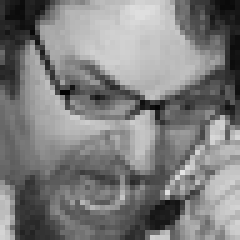
#> input picture COMP-472-main/COMP-472-main/dataset/Comp472OriginalDataSet/Test/Angry/PrivateTest_10131363.jpg, 48 x 48 px, found by its file name (shown 5 times larger); its folder holds 3 pictures in this run
$ python main.py
#> lines starting #> are read from the running program, lines starting #| are printed output that depends on the picture; pictures that were not available may be replaced by others from this repository, and a replacement may not be noted
### Downloads/COMP-472-main/COMP-472-main/process.py
import os
from PIL import Image

# Define the paths to your directories
# This should work on your local computer, just make sure to change the last part to your dataset name if you change it.
base_dir = os.path.join(os.path.dirname(__file__), 'dataset', 'Comp472OriginalDataSet')
categories = ["Angry", "Happy", "Engaged", "Neutral"]
sets = ["Train", "Test"]

# Define the desired format
# We keep it to 48x48 and grayscale since 1500 of the dataset images are originally in that format.
desired_size = (48, 48)
desired_mode = "L"  # 'L' mode is for grayscale

def check_and_reformat_image(image_path):
    with Image.open(image_path) as img:
        if img.size != desired_size or img.mode != desired_mode:
            print(f"Reformatting: {image_path}")
            # Resize the image
            img = img.resize(desired_size)
            # Convert to grayscale
            img = img.convert(desired_mode)
            # Save the image
            img.save(image_path)

# Iterate through the directories
# This part essentially goes through each set (training and testing) and then through each category making sure every image is properly formatted.
def process_images(base_dir, sets, categories):
    for set_name in sets:
        for category in categories:
            category_path = os.path.join(base_dir, set_name, category)
            for filename in os.listdir(category_path):
                file_path = os.path.join(category_path, filename)
                if os.path.isfile(file_path):
                    check_and_reformat_image(file_path)
#> in check_and_reformat_image, img is the input picture: PIL image 48x48 L; min 3, max 229, mean 125.8

### Downloads/COMP-472-main/COMP-472-main/data_viz.py
import os
import numpy as np
import matplotlib.pyplot as plt
from PIL import Image
import glob
from sklearn.utils import shuffle

# Define the paths to your directories, categories and sets
base_dir = os.path.join(os.path.dirname(__file__), 'dataset', 'Comp472OriginalDataSet')
categories = ["Angry", "Happy", "Engaged", "Neutral"]
sets = ["Train", "Test"]

# Utility function to load images
def load_images(base_dir, sets, categories):
    """
    Loads images from specified directories and categorizes them by sets and categories.

    Parameters:
    - base_dir (str): Base directory path where images are stored.
    - sets (list): List of dataset sets (e.g., ['Train', 'Test']).
    - categories (list): List of image categories (e.g., ['Angry', 'Happy', 'Engaged', 'Neutral']).

    Returns:
    - images (dict): Dictionary containing images categorized by sets and categories.
    """
    images = {set_name: {category: [] for category in categories} for set_name in sets}

    for set_name in sets:
        for category in categories:
            category_path = os.path.join(base_dir, set_name, category)
            # Use glob to find all image files in the category path
            for file_path in glob.glob(os.path.join(category_path, '*')):
                # Check if the file is a valid image file
                if any(file_path.lower().endswith(extension) for extension in ['.jpg', '.jpeg', '.png', '.bmp', '.gif']):
                    with Image.open(file_path) as img:
                        images[set_name][category].append(np.array(img))

    return images

# Class distribution visualization
def plot_class_distribution(images, sets, categories):
    """
    Plots the distribution of classes across different dataset sets.

    Parameters:
    - images (dict): Dictionary containing images categorized by sets and categories.
    - sets (list): List of dataset sets (e.g., ['Train', 'Test']).
    - categories (list): List of image categories (e.g., ['Angry', 'Happy', 'Engaged', 'Neutral']).
    """
    # Calculate the number of images per class for each dataset set
    class_counts = {set_name: {category: len(images[set_name][category]) for category in categories} for set_name in sets}

    # Plotting
    fig, axs = plt.subplots(1, 2, figsize=(14, 5))
    for i, set_name in enumerate(sets):
        axs[i].bar(class_counts[set_name].keys(), class_counts[set_name].values())
        axs[i].set_title(f'{set_name} Set Class Distribution')
        axs[i].set_xlabel('Class')
        axs[i].set_ylabel('Number of Images')
    plt.tight_layout()
    plt.show()

# Pixel intensity distribution visualization
def plot_pixel_intensity_distribution(images, categories):
    """
    Plots the pixel intensity distribution for each image category.

    Parameters:
    - images (dict): Dictionary containing images categorized by sets and categories.
    - categories (list): List of image categories (e.g., ['Angry', 'Happy', 'Engaged', 'Neutral']).
    """
    fig, axs = plt.subplots(2, 2, figsize=(14, 10))
    axs = axs.flatten()

    for i, category in enumerate(categories):
        all_pixels = []
        for set_name in images:
            for img in images[set_name][category]:
                all_pixels.extend(img.flatten())

        axs[i].hist(all_pixels, bins=50, color='gray', alpha=0.5)
        axs[i].set_title(f'{category} Pixel Intensity Distribution')
        axs[i].set_xlabel('Pixel Intensity')
        axs[i].set_ylabel('Frequency')

    plt.tight_layout()
    plt.show()

# Sample images visualization with pixel intensity histograms
def plot_sample_images_with_histograms(images, categories, num_samples=15):
    """
    Plots sample images from each category with their corresponding pixel intensity histograms.

    Parameters:
    - images (dict): Dictionary containing images categorized by sets and categories.
    - categories (list): List of image categories (e.g., ['Angry', 'Happy', 'Engaged', 'Neutral']).
    - num_samples (int): Number of sample images per category to display (default is 15).
    """
    num_rows = 5  # 5 rows for images per category
    num_columns = 6  # 3 images and 3 histograms per row

    for i, category in enumerate(categories):
        fig, axs = plt.subplots(num_rows, num_columns, figsize=(20, num_rows * 2))

        sample_images = []
        for set_name in images:
            sample_images.extend(images[set_name][category])
        sample_images = shuffle(sample_images, random_state=42)[:num_samples]

        for j, img in enumerate(sample_images):
            row = j // 3
            col_image = (j % 3) * 2
            col_hist = col_image + 1

            axs[row, col_image].imshow(img, cmap='gray')
            axs[row, col_image].axis('off')

            pixels = img.flatten()
            axs[row, col_hist].hist(pixels, bins=50, color='gray', alpha=0.5)

            axs[row, col_hist].set_title(f'Histogram for {category} Image', fontsize=10)

        fig.suptitle(f'Sample Images and Histograms for {category}', fontsize=16)
        plt.tight_layout(rect=[0, 0, 1, 0.96])
        plt.show()


# [7 lines of commented-out code are left out]

### COMP-472-main/COMP-472-main/labelling.py
import os
import csv

# Define the relative path to your directories
# Same thing again we just define the paths, just make sure that the last part matches the name in your file directory.
# Also if you can run the script again and it updates if there were any changes in the original dataset i.e: when we add our pictures.
base_dir = os.path.join(os.path.dirname(__file__), 'dataset', 'Comp472OriginalDataSet')
categories = ["Angry", "Happy", "Engaged", "Neutral"]
sets = ["Train", "Test"]

# CSV file path
csv_file_path = os.path.join(os.path.dirname(__file__), 'dataset_labels.csv')

# Create a CSV file and write the header
def generate_csv(base_dir, sets, categories, csv_file_path):
    with open(csv_file_path, mode='w', newline='') as csv_file:
        csv_writer = csv.writer(csv_file)
        csv_writer.writerow(['Set', 'Category', 'ImagePath'])

    # Iterate through the directories
        for set_name in sets:
            for category in categories:
                category_path = os.path.join(base_dir, set_name, category)
                for filename in os.listdir(category_path):
                    file_path = os.path.join(category_path, filename)
                    if os.path.isfile(file_path):
                        relative_path = os.path.relpath(file_path, os.path.dirname(__file__))
                        csv_writer.writerow([set_name, category, relative_path])

print(f"CSV file created at {csv_file_path}")

### COMP-472-main/COMP-472-main/main.py
import os
from process import process_images
from labelling import generate_csv
from data_viz import load_images, plot_class_distribution, plot_pixel_intensity_distribution,plot_sample_images_with_histograms

def main():
    # Define the paths to your directories for the datasets
    # Which are "Comp472OriginalDataSet"
    # Also, redefines the categories and sets as arguments to pass for the processing and labelling functionalities.
    base_dir_original = os.path.join(os.path.dirname(__file__), 'dataset', 'Comp472OriginalDataSet')
    categories = ["Angry", "Happy", "Engaged", "Neutral"]
    sets = ["Train", "Test"]

    # Call the function to process the images
    print("Starting image processing...")
    process_images(base_dir_original, sets, categories)
    print("Image processing completed.")

    # Call the function to generate the CSV file
    # Creates a new CSV file
    csv_file_path = os.path.join(os.path.dirname(__file__), 'dataset_labels.csv')

    print("Generating CSV file...")
    generate_csv(base_dir_original, sets, categories, csv_file_path)
    print(f"CSV file created at {csv_file_path}")

    # Call the function to load the processed images and to visualize the data
    # Load processed images
    images = load_images(base_dir_original, sets, categories)
#> images = 2 items

    # Visualize data functionalities such as
    # Class distribution, Pixel intensity distribution and sample images
    print("Visualizing class distribution...")
    plot_class_distribution(images, sets, categories)
#> in plot_class_distribution, `plt.show()`:
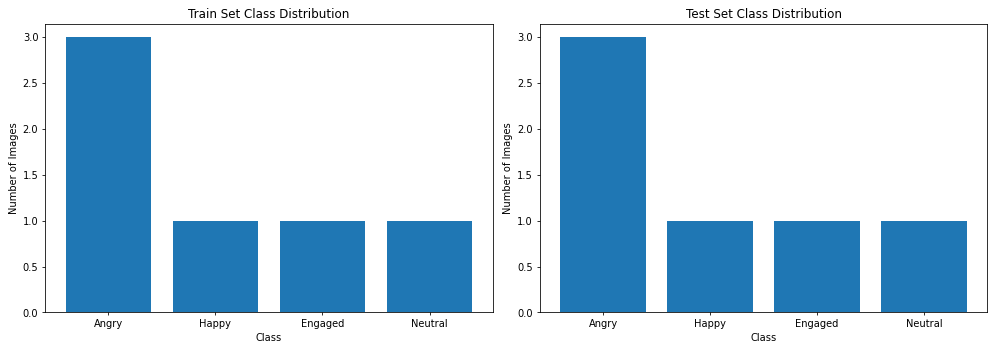
#> figure drawn by matplotlib, 2 panels; panel 1: tallest bar 3 high, from x = -0.4 to 0.4; panel 2: tallest bar 3 high, from x = -0.4 to 0.4

    print("Visualizing pixel intensity distribution...")
    plot_pixel_intensity_distribution(images, categories)
#> in plot_pixel_intensity_distribution, `plt.show()`:
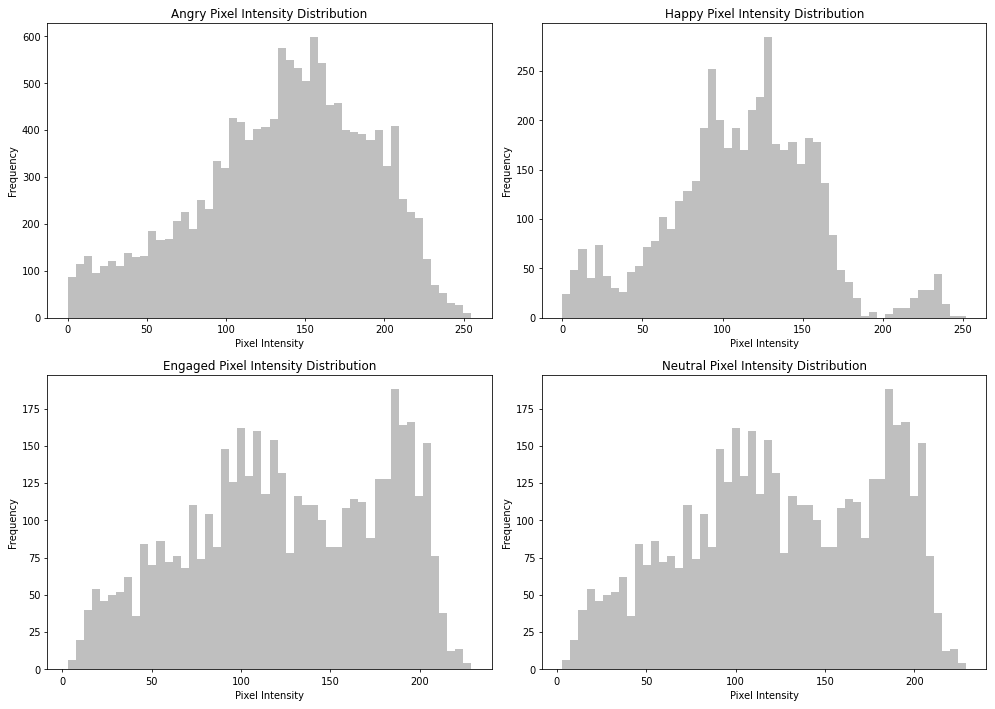
#> figure drawn by matplotlib, 4 panels; panel 1: tallest bar 598 high, from x = 153 to 158.1; panel 2: tallest bar 284 high, from x = 126 to 131; panel 3: tallest bar 188 high, from x = 183.8 to 188.3; panel 4: tallest bar 188 high, from x = 183.8 to 188.3

    print("Visualizing sample images...")
    plot_sample_images_with_histograms(images, categories, num_samples=15)
#> the loop in plot_sample_images_with_histograms, `for i, category in enumerate(categories):` made 4 passes
#> pass 1, in plot_sample_images_with_histograms, `plt.show()`:
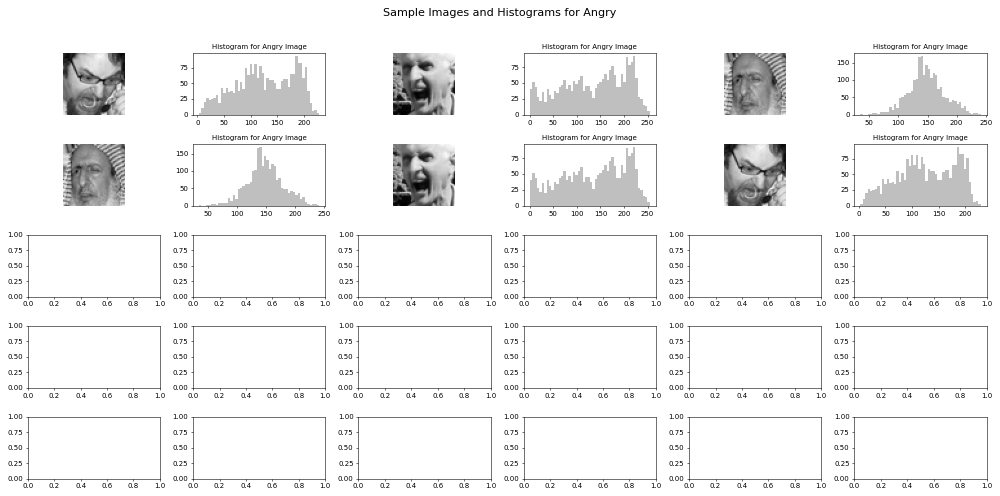
#> figure drawn by matplotlib, 12 panels; panel 2: tallest bar 94 high, from x = 183.8 to 188.3; panel 4: tallest bar 93 high, from x = 219.3 to 224.4; panel 6: tallest bar 170 high, from x = 138 to 142.1; panel 8: tallest bar 170 high, from x = 138 to 142.1
#> pass 2, in plot_sample_images_with_histograms, `plt.show()`:
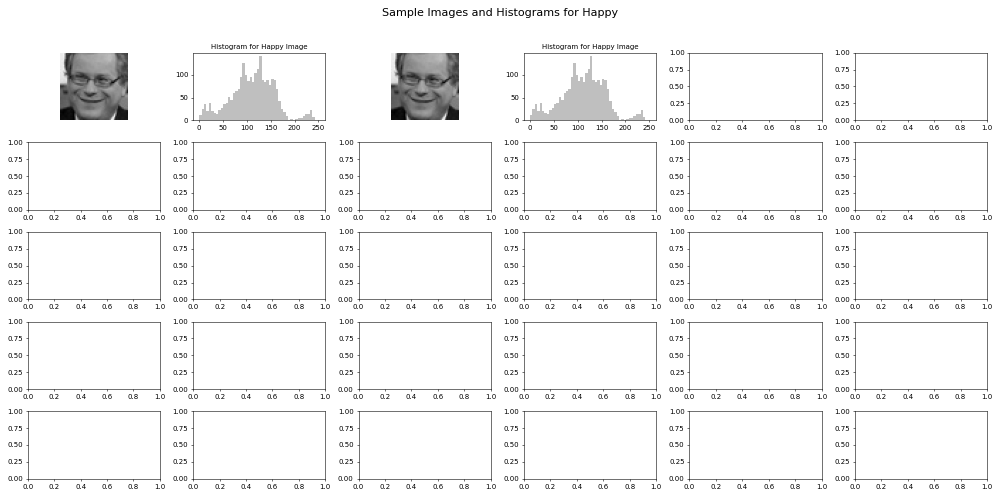
#> figure drawn by matplotlib, 4 panels; panel 2: tallest bar 142 high, from x = 126 to 131; panel 4: tallest bar 142 high, from x = 126 to 131


if __name__ == "__main__":
    main()
